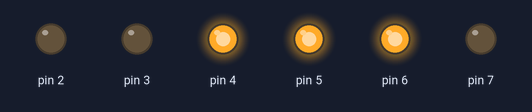
This sketch was run on a simulated Arduino Uno, built with avr-gcc and run on an emulated ATmega328P. Shown: output pins drawn as LEDs (lit = HIGH). At 10.0 s the program stops and its outputs stay as they are.

Above: at 0.1 s.
At 10.1 s:
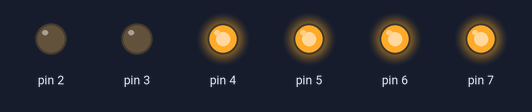
Timing chart, 0 to 11.5 s (numbered marks = the images above):
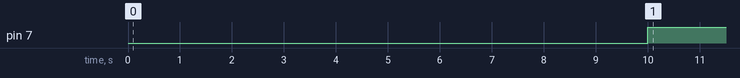

Measured:
- by itself, pin 7: LOW → HIGH at 10.0 s

The sketch:

EEPROM_Testing_with_LED_Driver.ino
```cpp
#include <SPI.h>

const int SS_Pin = 10;

byte status_reg = 0;
byte read_back[256] = {};
byte address[3] = {0x00,0x00,0x00};

struct instruction{
  const static byte READ   = B00000011;
  const static byte WRITE  = B00000010;
  const static byte WREN   = B00000110;
  const static byte WRDI   = B00000100;
  const static byte RDSR   = B00000101;
  const static byte WRSR   = B00000001;
  const static byte PE_    = B01000010;
  const static byte SE_    = B11011000;
  const static byte CE_    = B11000111;
  const static byte RDID   = B10101011;
  const static byte DPD    = B10111001;
};
struct instruction instr;

void setup(){
  pinMode (SS_Pin, OUTPUT);
  DDRD = DDRD | B11111100;
  // initialize SPI:
  SPI.begin();
  SPI.setDataMode(SPI_MODE0);
  SPI.setClockDivider(SPI_CLOCK_DIV2);
  SPI.setBitOrder(MSBFIRST);

  PORTD = 11110000;
}

void loop(){

  delay(10000);

  PORTD = B11100000;
  SPI.transfer(instr.RDSR);
  status_reg = SPI.transfer(0);
  PORTD = B11110000;

//  Serial.begin(9600);
//  Serial.print("Status REG = ");
//  Serial.println(status_reg,BIN);
//
//  Serial.println("Setting WREN");
//  Serial.end();

  PORTD = B11100000;
  SPI.transfer(instr.WREN);
  PORTD = B11110000;

  PORTD = B11100000;
  SPI.transfer(instr.RDSR);
  status_reg = SPI.transfer(0);
  PORTD = B11110000;

//  Serial.begin(9600);
//  Serial.print("Status REG = ");
//  Serial.println(status_reg,BIN);
//
//  Serial.println("Beginning WRITE");
//  Serial.end();

  PORTD = B11100000;
  SPI.transfer(instr.WRITE);
  SPI.transfer(address[0]);
  SPI.transfer(address[1]);
  SPI.transfer(address[2]);

  for(int i=0; i<256; i++){
    SPI.transfer(i);
  }
  PORTD = B11110000;

  PORTD = B11100000;
  SPI.transfer(instr.RDSR);
  status_reg = SPI.transfer(0);
  PORTD = B11110000;

//  Serial.begin(9600);
//  Serial.print("Status REG = ");
//  Serial.println(status_reg,BIN);
//
//  Serial.println("Beginning READ");
//  Serial.end();
//
  PORTD = B11100000;
  SPI.transfer(instr.READ);
  SPI.transfer(address[0]);
  SPI.transfer(address[1]);
  SPI.transfer(address[2]);

  for(int i=0; i<256; i++){
    read_back[i] = SPI.transfer(i);
  }
  PORTD = B11110000;

//  Serial.begin(9600);
//  Serial.println("Printing READ result");
//
//  for(int i=0; i<256; i++){
//    Serial.print("Data in Address[");
//    Serial.print(i);
//    Serial.print("] = ");
//    Serial.println(read_back[i],DEC);
//  }
//  Serial.end();

  PORTD = B11100000;
  SPI.transfer(instr.RDSR);
  status_reg = SPI.transfer(0);
  PORTD = B11110000;

//  Serial.begin(9600);
//  Serial.print("Status REG = ");
//  Serial.println(status_reg,BIN);
//  Serial.end();

  while(1){}
}
```
